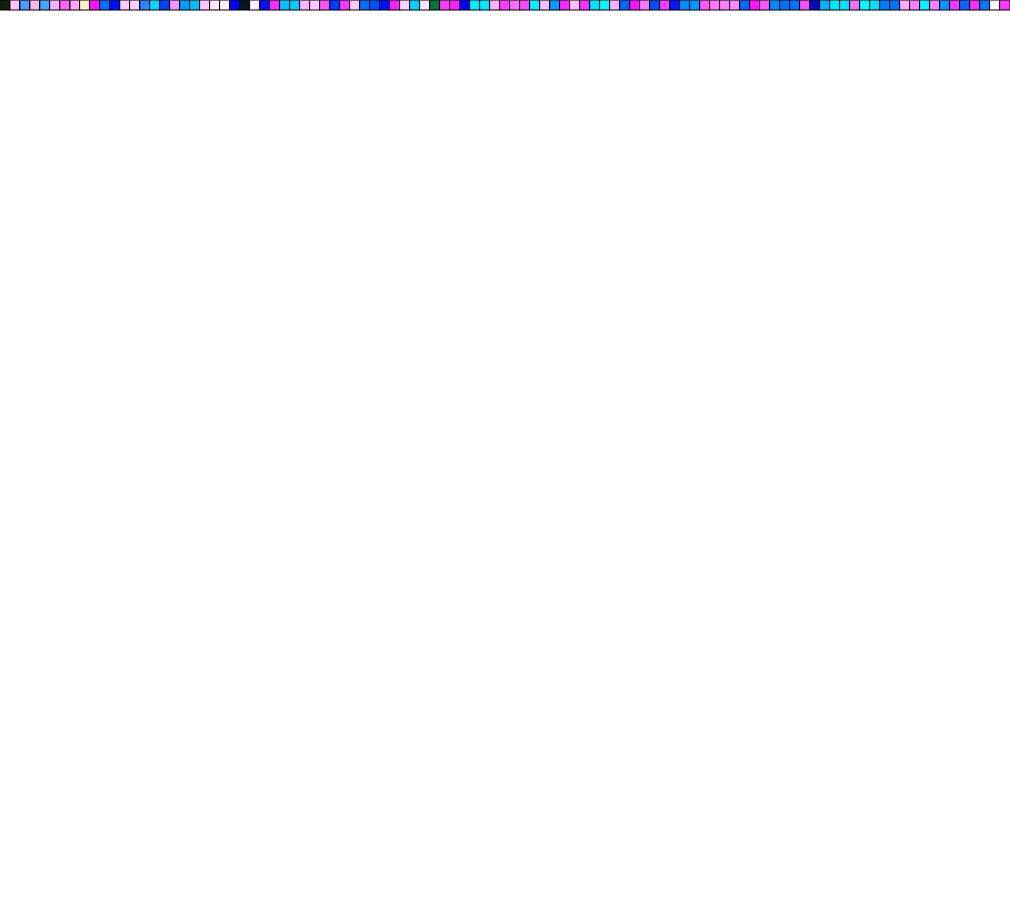
Frame 1 (no input)
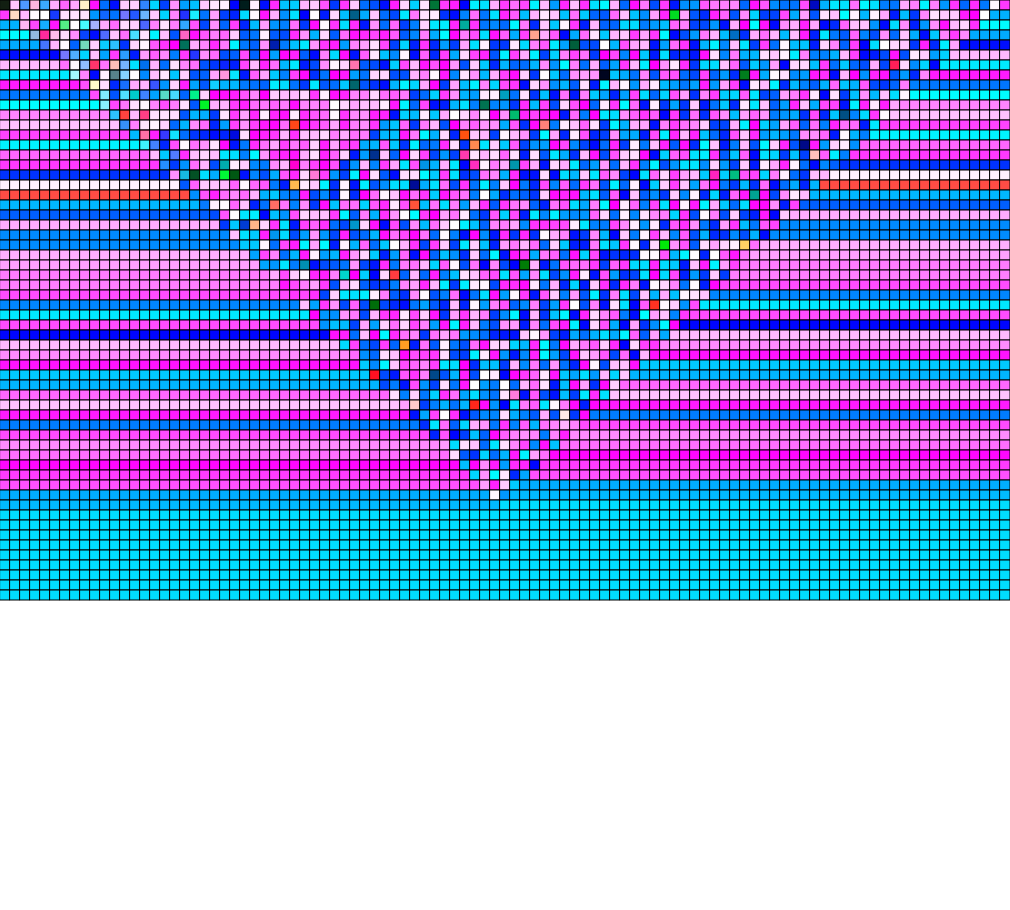
Frame 60 (no input)
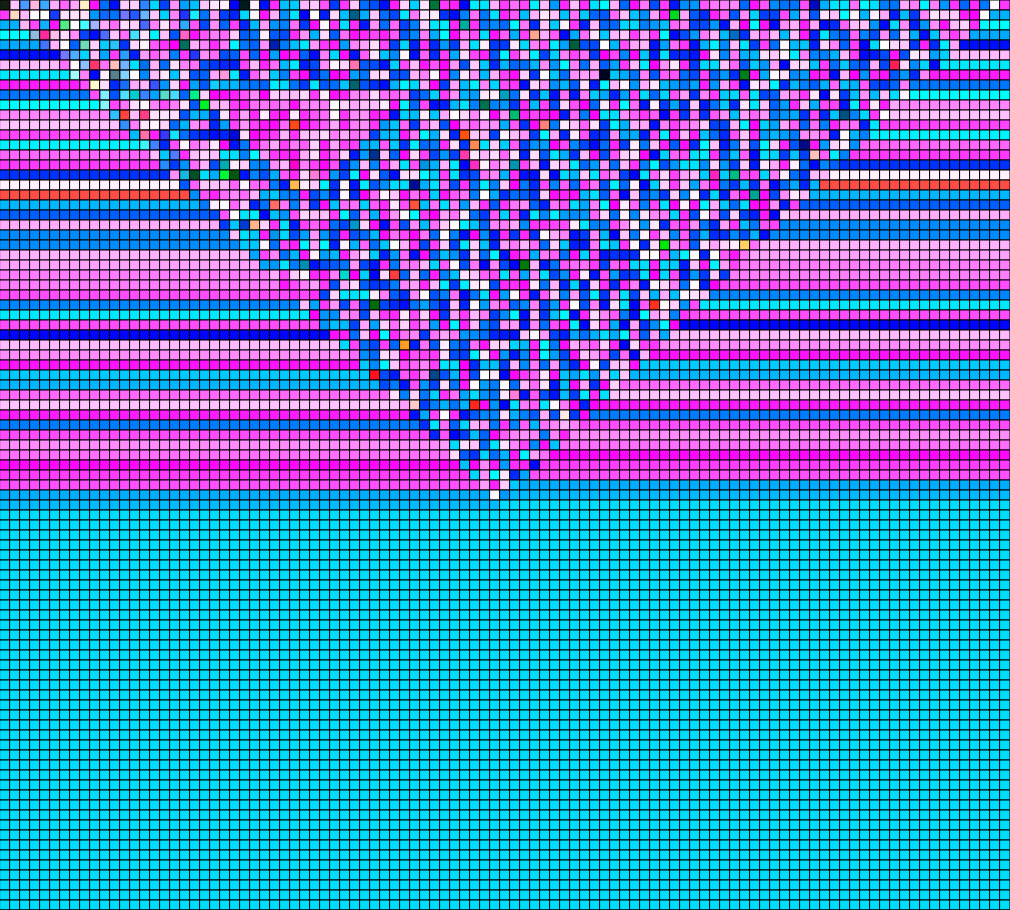
Frame 120 (the mouse pressed at the canvas centre since frame 60)

The p5.js sketch that drew these frames (run headless with seeded random() and noise() and a simulated clock; from frame 60 on, the mouse is pressed at the canvas centre):

// p5.js sketch
// ── sketch.js
let arr = [];
let y = 0;
let w = 10;

function setup() {
    createCanvas(1010, 910);
    let total = width / w;
    for(let i = 0; i < total; i++) {
        arr[i] = floor(random(2))
    }
    arr[total / 2] = 1;
    background(255);
}

function draw() {
    for (let i = 0; i < arr.length; i++) {
        let x = i * w;
        fill(255 - arr[i] * 255, random(255), i * random(255), i * 10 + random(255));
        //fill(arr[i] * 255);
        square(x, y, w);
    }   

    y += w;

    let nextCells = [];
    nextCells[0] = arr[0];
    nextCells[arr.length - 1] = arr[arr.length - 1];
    for(let i = 0; i < arr.length; i++) {
        let left = arr[i - 1];
        let right = arr[i + 1];
        let state = arr[i];
        let newState = calcState(left, state, right);
        nextCells[i] = newState;
    }

    arr = nextCells;

}

function calcState(a, b, c) {
    if(a == 1 && b == 1 && c == 1) return 0;
    if(a == 1 && b == 1 && c == 0) return 1;
    if(a == 1 && b == 0 && c == 1) return 0;
    if(a == 1 && b == 0 && c == 0) return 1;
    if(a == 0 && b == 1 && c == 1) return 1;
    if(a == 0 && b == 1 && c == 0) return 0;
    if(a == 0 && b == 0 && c == 1) return 1;
    if(a == 0 && b == 0 && c == 0) return 0;
}
